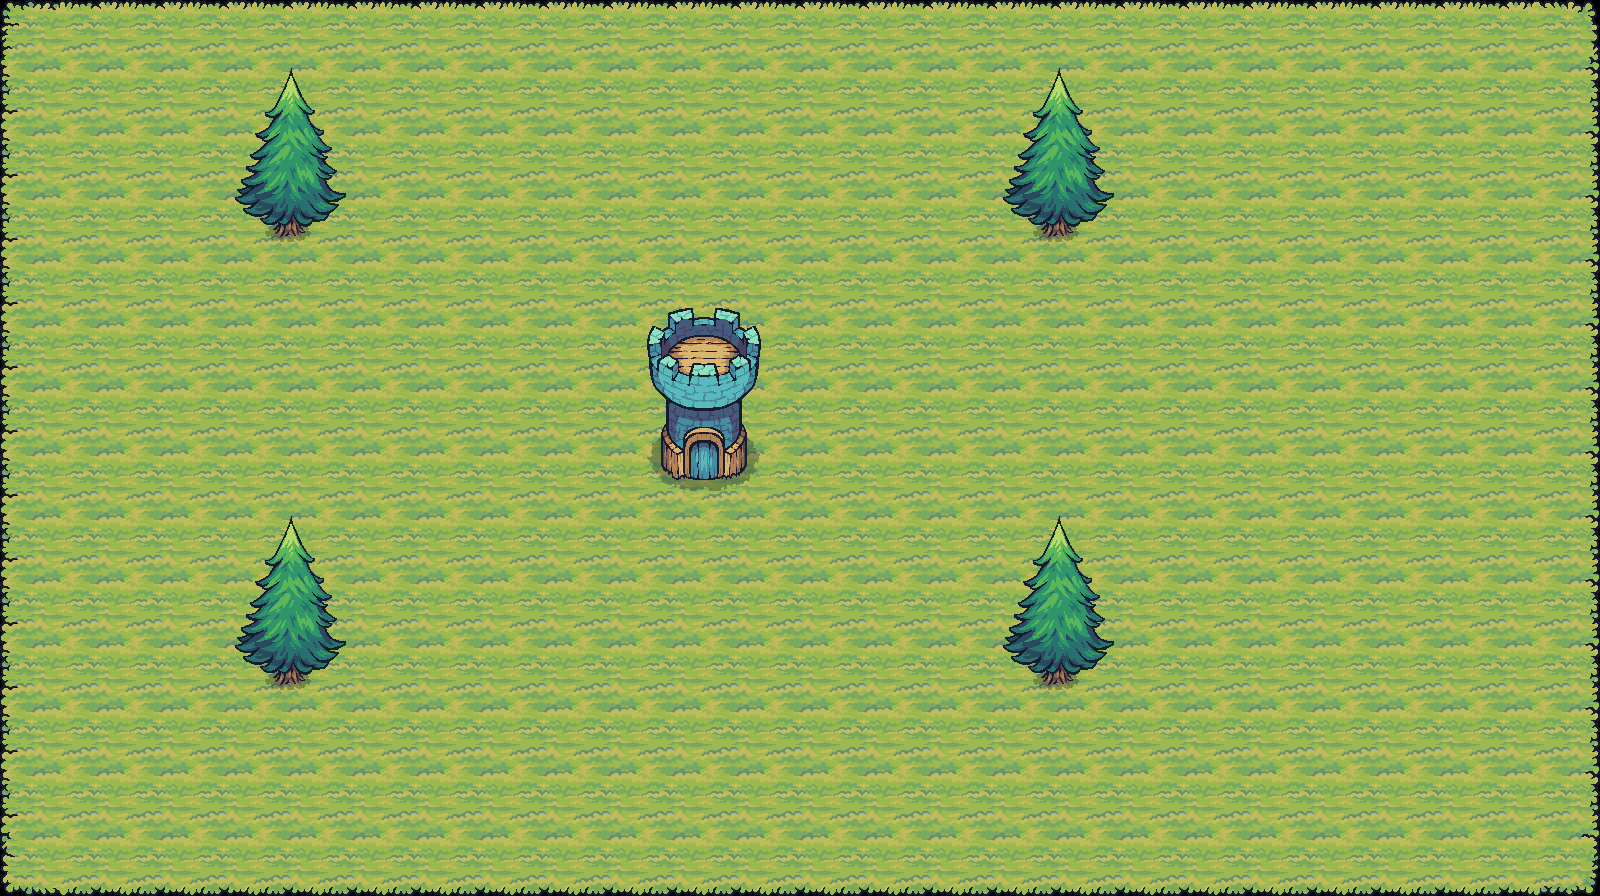

The image is a tile-based game level rendered from a .tmx file. Its description and source (layers, tilesets, objects; grid data summarised) follow:
An orthogonal 25x14 tile map with 64x64 px tiles, 2 tile layers (Tile Layer 1, Tile Layer 2), 3 tilesets and 2 objects (bat, player).

<map version="1.10" tiledversion="1.11.2" orientation="orthogonal" renderorder="right-down" width="25" height="14" tilewidth="64" tileheight="64" infinite="0" nextlayerid="5" nextobjectid="4">
 <tileset firstgid="1" name="Tilemap_Flat" tilewidth="64" tileheight="64" tilecount="40" columns="10">
  <image source="Tilemap_Flat.png" width="640" height="256" />
 </tileset>
 <tileset firstgid="41" name="Tree" tilewidth="64" tileheight="64" tilecount="108" columns="12">
  <image source="Tree.png" width="768" height="576" />
 </tileset>
 <tileset firstgid="149" name="Tower_Blue" tilewidth="64" tileheight="64" tilecount="8" columns="2">
  <image source="Tower_Blue.png" width="128" height="256" />
 </tileset>
 <layer id="1" name="Tile Layer 1" width="25" height="14">
  <data>[350 cells, 350 non-empty, 9 distinct tile ids]</data>
 </layer>
 <objectgroup id="4" name="enemies">
  <object id="2" name="bat" x="255" y="475">
   <point />
  </object>
 </objectgroup>
 <layer id="2" name="Tile Layer 2" width="25" height="14">
  <data>[350 cells, 44 non-empty, 17 distinct tile ids]</data>
 </layer>
 <objectgroup id="3" name="spawn points">
  <object id="1" name="player" x="511" y="437">
   <point />
  </object>
 </objectgroup>
</map>
